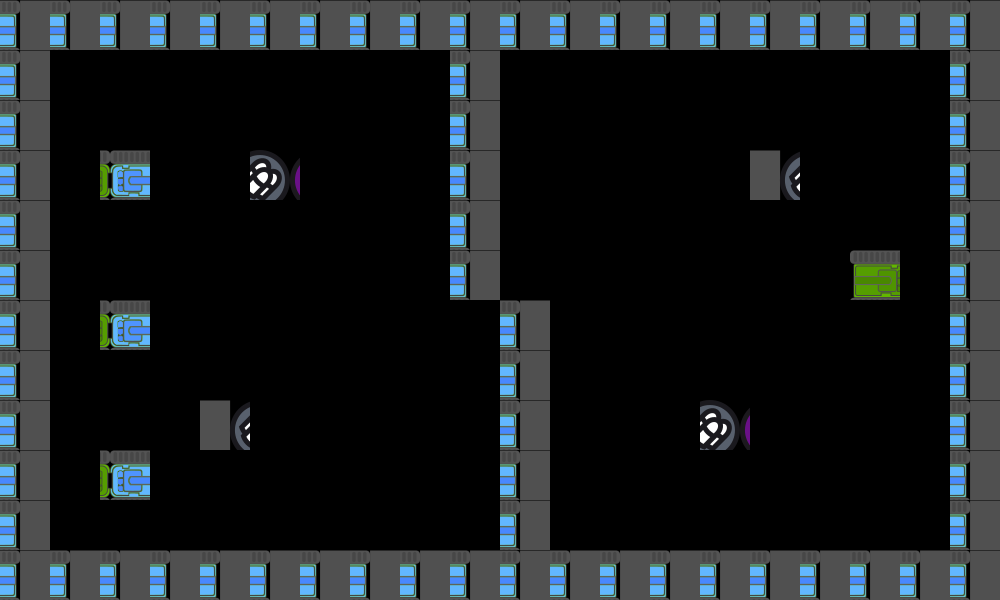

This is a level from a 2D game, rendered from its Tiled map with the project's own tilesets. A one-line summary and the complete map file follow:
An orthogonal 20x12 tile map with 50x50 px tiles, 1 tile layer (圖塊層 1).

<map version="1.9" tiledversion="1.9.2" orientation="orthogonal" renderorder="right-down" width="20" height="12" tilewidth="50" tileheight="50" infinite="0" nextlayerid="2" nextobjectid="1">
 <tileset firstgid="1" name="TankManObj" tilewidth="50" tileheight="50" tilecount="5" columns="5">
  <image source="../image/TankManObj.png" width="250" height="50" />
 </tileset>
 <layer id="1" name="圖塊層 1" width="20" height="12">
  <data encoding="csv">
3,3,3,3,3,3,3,3,3,3,3,3,3,3,3,3,3,3,3,3,
3,0,0,0,0,0,0,0,0,3,0,0,0,0,0,0,0,0,0,3,
3,0,0,0,0,0,0,0,0,3,0,0,0,0,0,0,0,0,0,3,
3,0,2,0,0,5,0,0,0,3,0,0,0,0,0,4,0,0,0,3,
3,0,0,0,0,0,0,0,0,3,0,0,0,0,0,0,0,0,0,3,
3,0,0,0,0,0,0,0,0,3,0,0,0,0,0,0,0,1,0,3,
3,0,2,0,0,0,0,0,0,0,3,0,0,0,0,0,0,0,0,3,
3,0,0,0,0,0,0,0,0,0,3,0,0,0,0,0,0,0,0,3,
3,0,0,0,4,0,0,0,0,0,3,0,0,0,5,0,0,0,0,3,
3,0,2,0,0,0,0,0,0,0,3,0,0,0,0,0,0,0,0,3,
3,0,0,0,0,0,0,0,0,0,3,0,0,0,0,0,0,0,0,3,
3,3,3,3,3,3,3,3,3,3,3,3,3,3,3,3,3,3,3,3
</data>
 </layer>
</map>